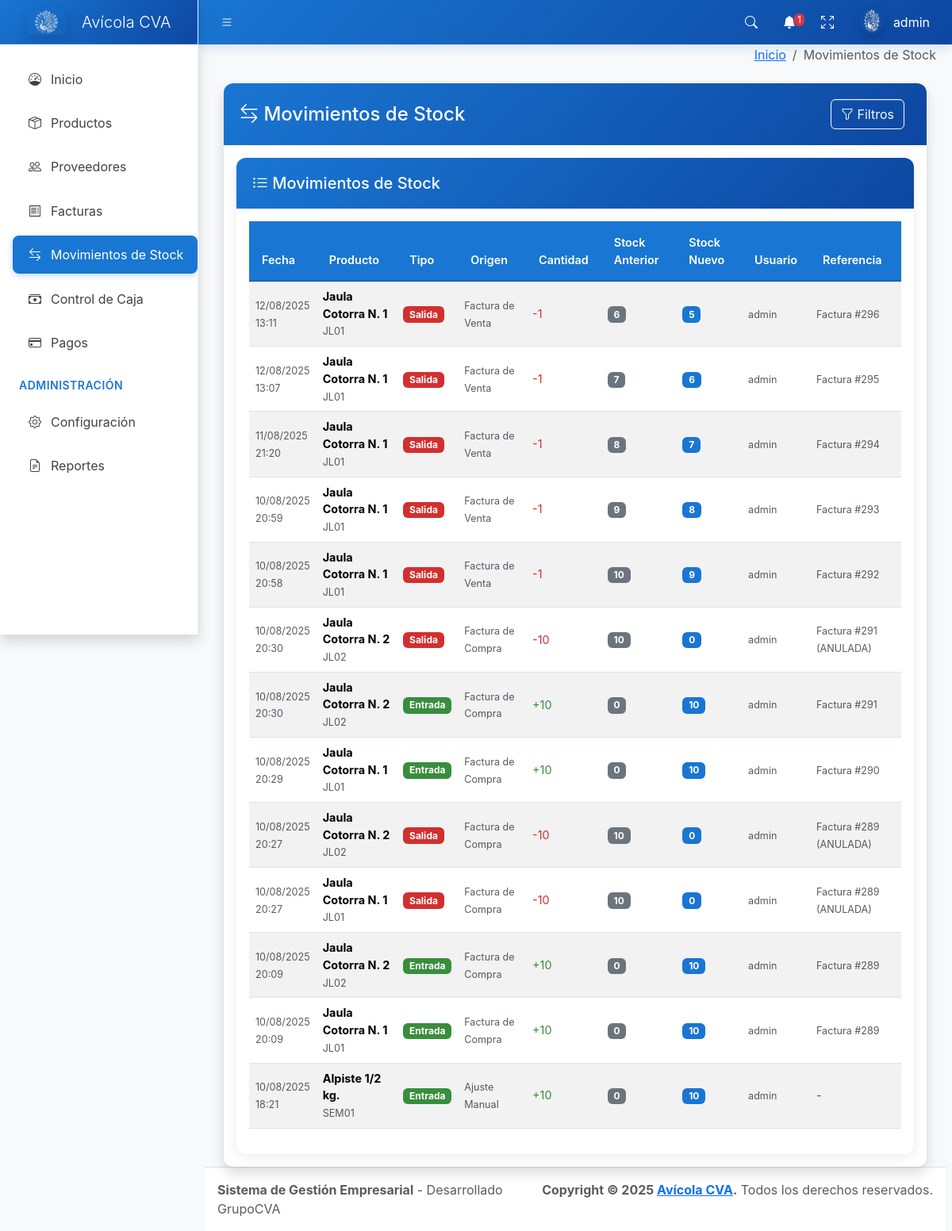
The page /stock/movimientos/ (signed in) on the database its author committed.
### core/models.py (models this page shows, shortened)
class MovimientoStock(models.Model):
    TIPO_CHOICES = [
        ('entrada', 'Entrada'),
        ('salida', 'Salida'),
        ('ajuste', 'Ajuste'),
        ('inicial', 'Stock Inicial'),
    ]
    ORIGEN_CHOICES = [
        ('factura_compra', 'Factura de Compra'),
        ('factura_venta', 'Factura de Venta'),
        ('ajuste_manual', 'Ajuste Manual'),
        ('stock_inicial', 'Stock Inicial'),
        ('devolucion', 'Devolución'),
        ('merma', 'Merma'),
    ]
    producto = models.ForeignKey(Producto, on_delete=models.CASCADE, related_name='movimientos_stock')
    tipo = models.CharField(max_length=10, choices=TIPO_CHOICES)
    origen = models.CharField(max_length=20, choices=ORIGEN_CHOICES)
    cantidad = models.IntegerField()
    stock_anterior = models.IntegerField()
    stock_nuevo = models.IntegerField()
    referencia = models.CharField(max_length=100, blank=True, null=True, help_text='Número de factura, observación, etc.')
    observacion = models.TextField(blank=True, null=True)
    usuario = models.ForeignKey(User, on_delete=models.PROTECT)
    fecha = models.DateTimeField(auto_now_add=True)
    class Meta:
        verbose_name = 'Movimiento de Stock'
        verbose_name_plural = 'Movimientos de Stock'
        ordering = ['-fecha']

class Producto(models.Model):
    codigo = models.CharField(max_length=50, unique=True)
    nombre = models.CharField(max_length=200)
    descripcion = models.TextField(blank=True, null=True)
    costo = models.IntegerField(default=0)
    precio = models.IntegerField()
    stock = models.IntegerField(default=0)
    stock_minimo = models.IntegerField(default=10)
    iva = models.IntegerField(default=10)
    activo = models.BooleanField(default=True)
    fecha_creacion = models.DateTimeField(auto_now_add=True)
    fecha_actualizacion = models.DateTimeField(auto_now=True)
    class Meta:
        verbose_name = 'Producto'
        verbose_name_plural = 'Productos'
        ordering = ['nombre']

### core/views.py (the view)
# urls.py: path('stock/movimientos/', views.stock_movimientos, name='stock_movimientos'),
@login_required
def stock_movimientos(request):
    movimientos = MovimientoStock.objects.select_related('producto', 'usuario').all().order_by('-fecha')
    q = request.GET.get('q', '')
    tipo = request.GET.get('tipo', '')
    origen = request.GET.get('origen', '')
    desde = request.GET.get('desde', '')
    hasta = request.GET.get('hasta', '')
    if q:
        movimientos = movimientos.filter(
            Q(producto__nombre__icontains=q) | Q(producto__codigo__icontains=q)
        )
    if tipo:
        movimientos = movimientos.filter(tipo=tipo)
    if origen:
        movimientos = movimientos.filter(origen=origen)
    if desde:
        movimientos = movimientos.filter(fecha__date__gte=desde)
    if hasta:
        movimientos = movimientos.filter(fecha__date__lte=hasta)
    from django.core.paginator import Paginator
    paginator = Paginator(movimientos, 50)  # 50 movimientos por página
    page_number = request.GET.get('page')
    page_obj = paginator.get_page(page_number)
    context = {
        'movimientos': page_obj,
        'tipos_movimiento': MovimientoStock.TIPO_CHOICES,
        'origenes_movimiento': MovimientoStock.ORIGEN_CHOICES,
    }
    return render(request, 'stock_movimientos.html', context)

### templates/stock_movimientos.html (shortened to what this page needs)
{% extends 'base.html' %}
{% load humanize custom_filters %}
{% block breadcrumb %}
<li class="breadcrumb-item active">Movimientos de Stock</li>
{% endblock %}
{% block content %}
<div class="container-fluid">
    <div class="card shadow">
        <div class="card-header bg-primary text-white d-flex justify-content-between align-items-center">
            <h4 class="mb-0"><i class="bi bi-arrow-left-right"></i> Movimientos de Stock</h4>
            <div class="d-flex ms-auto justify-content-end">
                <button class="btn btn-outline-light me-2" type="button" data-bs-toggle="collapse" data-bs-target="#filtros-stock" aria-expanded="false">
                  <i class="bi bi-funnel"></i> Filtros
                </button>
            </div>
        </div>
        <div class="card-body">
    <div class="card">
        <div class="card-header">
            <h5 class="mb-0">
                <i class="bi bi-list-ul"></i>
                Movimientos de Stock
            </h5>
        </div>
        <div class="card-body">
            {% if movimientos %}
            <div class="table-responsive">
                <table class="table table-striped table-hover">
                    <thead class="table-dark">
                        <tr>
                            <th>Fecha</th>
                            <th>Producto</th>
                            <th>Tipo</th>
                            <th>Origen</th>
                            <th>Cantidad</th>
                            <th>Stock Anterior</th>
                            <th>Stock Nuevo</th>
                            <th>Usuario</th>
                            <th>Referencia</th>
                        </tr>
                    </thead>
                    <tbody>
                        {% for movimiento in movimientos %}
                        <tr>
                            <td>
                                <small class="text-muted">{{ movimiento.fecha|date:"d/m/Y" }}</small><br>
                                <small class="text-muted">{{ movimiento.fecha|date:"H:i" }}</small>
                            </td>
                            <td>
                                <strong>{{ movimiento.producto.nombre }}</strong><br>
                                <small class="text-muted">{{ movimiento.producto.codigo }}</small>
                            </td>
                            <td>
                                {% if movimiento.tipo == 'entrada' %}
                                    <span class="badge bg-success">Entrada</span>
                                {% elif movimiento.tipo == 'salida' %}
                                    <span class="badge bg-danger">Salida</span>
                                {% elif movimiento.tipo == 'ajuste' %}
                                    <span class="badge bg-danger">Ajuste</span>
                                {% elif movimiento.tipo == 'inicial' %}
                                    <span class="badge bg-info">Inicial</span>
                                {% endif %}
                            </td>
                            <td>
                                <small class="text-muted">{{ movimiento.get_origen_display }}</small>
                            </td>
                            <td>
                                {% if movimiento.tipo == 'entrada' %}
                                    <span class="text-success">+{{ movimiento.cantidad }}</span>
                                {% elif movimiento.tipo == 'salida' %}
                                    <span class="text-danger">-{{ movimiento.cantidad }}</span>
                                {% else %}
                                    <span class="text-danger">{{ movimiento.cantidad }}</span>
                                {% endif %}
                            </td>
                            <td>
                                <span class="badge bg-secondary">{{ movimiento.stock_anterior }}</span>
                            </td>
                            <td>
                                <span class="badge bg-primary">{{ movimiento.stock_nuevo }}</span>
                            </td>
                            <td>
                                <small class="text-muted">{{ movimiento.usuario.username }}</small>
                            </td>
                            <td>
                                {% if movimiento.referencia %}
                                    <small class="text-muted">{{ movimiento.referencia }}</small>
                                {% else %}
                                    <span class="text-muted">-</span>
                                {% endif %}
                            </td>
                        </tr>
                        {% endfor %}
                    </tbody>
                </table>
            </div>
            {% else %}
            <div class="text-center py-5">
                <i class="bi bi-inbox display-1 text-muted"></i>
                <h4 class="text-muted mt-3">No se encontraron movimientos</h4>
                <p class="text-muted">No hay movimientos de stock que coincidan con los filtros aplicados.</p>
            </div>
            {% endif %}
        </div>
    </div>
</div>
</div>
{% endblock %}

### templates/base.html (shortened to what this page needs)
{% load static %}
<!doctype html>
<html lang="es">
  <head>
    <link
      rel="stylesheet"
      href="https://cdn.jsdelivr.net/npm/@fontsource/source-sans-3@5.0.12/index.css"
      media="print"
      onload="this.media='all'"
    />
    <link
      rel="stylesheet"
      href="https://cdn.jsdelivr.net/npm/overlayscrollbars@2.11.0/styles/overlayscrollbars.min.css"
    />
    <link
      rel="stylesheet"
      href="https://cdn.jsdelivr.net/npm/bootstrap-icons@1.13.1/font/bootstrap-icons.min.css"
    />
    <link
      href="https://cdn.jsdelivr.net/npm/bootstrap@5.3.2/dist/css/bootstrap.min.css"
      rel="stylesheet"
    />
    <link rel="stylesheet" href="{% static 'AdminLTE/dist/css/adminlte.css' %}" />
    <link
      rel="stylesheet"
      href="https://cdn.jsdelivr.net/npm/apexcharts@3.37.1/dist/apexcharts.css"
    />
    {% load static %}
    {% load humanize custom_filters %}
    {% with tema_actual=configuracion_sistema.tema_visual|default:"azul" %}
        {% if tema_actual == "azul" %}
            <link rel="stylesheet" href="{% static 'css/temas/tema-azul.css' %}" />
        {% elif tema_actual == "oscuro" %}
            <link rel="stylesheet" href="{% static 'css/temas/tema-oscuro.css' %}" />
        {% elif tema_actual == "minimalista" %}
            <link rel="stylesheet" href="{% static 'css/temas/tema-minimalista.css' %}" />
        {% else %}
            <link rel="stylesheet" href="{% static 'css/temas/tema-azul.css' %}" />
        {% endif %}
    {% endwith %}
  </head>
  <body class="layout-fixed sidebar-expand-lg sidebar-open bg-body-tertiary">
    <div class="app-wrapper">
      <nav class="app-header navbar navbar-expand bg-body">
        <div class="container-fluid">
          <ul class="navbar-nav">
            <li class="nav-item">
              <a class="nav-link" data-lte-toggle="sidebar" href="#" role="button">
                <i class="bi bi-list"></i>
              </a>
            </li>
          </ul>
          <ul class="navbar-nav ms-auto">
            <li class="nav-item">
              <a class="nav-link" data-widget="navbar-search" href="#" role="button">
                <i class="bi bi-search"></i>
              </a>
            </li>
            <li class="nav-item dropdown">
              <a class="nav-link" data-bs-toggle="dropdown" href="#">
                <i class="bi bi-bell-fill"></i>
                <span class="navbar-badge badge text-bg-danger">{{ total_alertas|default:0 }}</span>
              </a>
            </li>
            <li class="nav-item">
              <a class="nav-link" href="#" data-lte-toggle="fullscreen">
                <i data-lte-icon="maximize" class="bi bi-arrows-fullscreen"></i>
              </a>
            </li>
            <li class="nav-item dropdown user-menu">
              <a href="#" class="nav-link dropdown-toggle" data-bs-toggle="dropdown">
                <img
                  src="{% static 'img/logo.png' %}"
                  class="user-image rounded-circle shadow"
                  alt="User Image"
                />
                <span class="d-none d-md-inline">{{ user.username|default:"Usuario" }}</span>
              </a>
            </li>
          </ul>
        </div>
      </nav>
      <aside class="app-sidebar bg-body-secondary shadow" data-bs-theme="dark">
        <div class="sidebar-brand">
          <a href="{% url 'dashboard' %}" class="brand-link">
            <img
              src="{% static 'img/logo.png' %}"
              alt="Avícola CVA Logo"
              class="brand-image opacity-75 shadow"
            />
            <span class="brand-text fw-light">Avícola CVA</span>
          </a>
        </div>
        <div class="sidebar-wrapper">
          <nav class="mt-2">
                         <ul
               class="nav sidebar-menu flex-column"
               data-lte-toggle="treeview"
               role="navigation"
               aria-label="Main navigation"
               data-accordion="false"
               id="navigation"
             >
               <li class="nav-item">
                 <a href="{% url 'dashboard' %}" class="nav-link {% if request.resolver_match.url_name == 'dashboard' %}active{% endif %}">
                   <i class="nav-icon bi bi-speedometer"></i>
                   <p>Inicio</p>
                 </a>
               </li>
               <li class="nav-item">
                 <a href="{% url 'productos_list' %}" class="nav-link {% if 'producto' in request.resolver_match.url_name %}active{% endif %}">
                   <i class="nav-icon bi bi-box-seam"></i>
                   <p>Productos</p>
                 </a>
               </li>
               <li class="nav-item">
                 <a href="{% url 'proveedores_list' %}" class="nav-link {% if 'proveedor' in request.resolver_match.url_name %}active{% endif %}">
                   <i class="nav-icon bi bi-people"></i>
                   <p>Proveedores</p>
                 </a>
               </li>
              <li class="nav-item">
                <a href="{% url 'factura_list' %}" class="nav-link {% if 'factura' in request.resolver_match.url_name %}active{% endif %}">
                  <i class="nav-icon bi bi-receipt"></i>
                  <p>Facturas</p>
                </a>
              </li>
              <li class="nav-item">
                <a href="{% url 'stock_movimientos' %}" class="nav-link {% if 'stock' in request.resolver_match.url_name %}active{% endif %}">
                  <i class="nav-icon bi bi-arrow-left-right"></i>
                  <p>Movimientos de Stock</p>
                </a>
              </li>
              <li class="nav-item">
                <a href="{% url 'caja_list' %}" class="nav-link {% if 'caja' in request.resolver_match.url_name %}active{% endif %}">
                  <i class="nav-icon bi bi-cash-stack"></i>
                  <p>Control de Caja</p>
                </a>
              </li>
              <li class="nav-item">
                <a href="{% url 'pagos_dashboard' %}" class="nav-link {% if 'pagos' in request.resolver_match.url_name %}active{% endif %}">
                  <i class="nav-icon bi bi-credit-card"></i>
                  <p>Pagos</p>
                </a>
              </li>
              <li class="nav-header">ADMINISTRACIÓN</li>
              <li class="nav-item">
                <a href="{% url 'configuracion_panel' %}" class="nav-link {% if 'configuracion' in request.resolver_match.url_name %}active{% endif %}">
                  <i class="nav-icon bi bi-gear"></i>
                  <p>Configuración</p>
                </a>
              </li>
              <li class="nav-item">
                <a href="{% url 'reportes_dashboard' %}" class="nav-link {% if 'reporte' in request.resolver_match.url_name %}active{% endif %}">
                  <i class="nav-icon bi bi-file-earmark-text"></i>
                  <p>Reportes</p>
                </a>
              </li>
            </ul>
          </nav>
        </div>
      </aside>
      <div class="app-content">
        <div class="content-header">
          <div class="container-fluid">
            <div class="row mb-2">
              <div class="col-sm-6">
              </div>
              <div class="col-sm-6">
                <ol class="breadcrumb float-sm-end">
                  <li class="breadcrumb-item"><a href="{% url 'dashboard' %}">Inicio</a></li>
                  {% block breadcrumb %}{% endblock %}
                </ol>
              </div>
            </div>
          </div>
        </div>
        <div class="content">
          <div class="container-fluid">
            {% block content %}{% endblock %}
          </div>
        </div>
      </div>
      <footer class="app-footer">
        <div class="float-end d-none d-sm-inline">
          <strong>Copyright &copy; 2025 <a href="#">Avícola CVA</a>.</strong> Todos los derechos reservados.
        </div>
        <div>
          <strong>Sistema de Gestión Empresarial</strong> - Desarrollado GrupoCVA
        </div>
      </footer>
    </div>
  </body>
</html>

### rows shown on the page
MovimientoStock: fecha "12/08/2025", fecha "13:11", producto.nombre "Jaula Cotorra N. 1", producto.codigo "JL01", tipo "Salida", origen "Factura de Venta", cantidad "1", stock_anterior "6", stock_nuevo "5", usuario.username "admin", referencia "Factura #296"
MovimientoStock: fecha "12/08/2025", fecha "13:07", producto.nombre "Jaula Cotorra N. 1", producto.codigo "JL01", tipo "Salida", origen "Factura de Venta", cantidad "1", stock_anterior "7", stock_nuevo "6", usuario.username "admin", referencia "Factura #295"
MovimientoStock: fecha "11/08/2025", fecha "21:20", producto.nombre "Jaula Cotorra N. 1", producto.codigo "JL01", tipo "Salida", origen "Factura de Venta", cantidad "1", stock_anterior "8", stock_nuevo "7", usuario.username "admin", referencia "Factura #294"
MovimientoStock: fecha "10/08/2025", fecha "20:59", producto.nombre "Jaula Cotorra N. 1", producto.codigo "JL01", tipo "Salida", origen "Factura de Venta", cantidad "1", stock_anterior "9", stock_nuevo "8", usuario.username "admin", referencia "Factura #293"
MovimientoStock: fecha "10/08/2025", fecha "20:58", producto.nombre "Jaula Cotorra N. 1", producto.codigo "JL01", tipo "Salida", origen "Factura de Venta", cantidad "1", stock_anterior "10", stock_nuevo "9", usuario.username "admin", referencia "Factura #292"
MovimientoStock: fecha "10/08/2025", fecha "20:30", producto.nombre "Jaula Cotorra N. 2", producto.codigo "JL02", tipo "Salida", origen "Factura de Compra", cantidad "10", stock_anterior "10", stock_nuevo "0", usuario.username "admin", referencia "Factura #291 (ANULADA)"
MovimientoStock: fecha "10/08/2025", fecha "20:30", producto.nombre "Jaula Cotorra N. 2", producto.codigo "JL02", tipo "Entrada", origen "Factura de Compra", cantidad "10", stock_anterior "0", stock_nuevo "10", usuario.username "admin", referencia "Factura #291"
MovimientoStock: fecha "10/08/2025", fecha "20:29", producto.nombre "Jaula Cotorra N. 1", producto.codigo "JL01", tipo "Entrada", origen "Factura de Compra", cantidad "10", stock_anterior "0", stock_nuevo "10", usuario.username "admin", referencia "Factura #290"
MovimientoStock: fecha "10/08/2025", fecha "20:27", producto.nombre "Jaula Cotorra N. 2", producto.codigo "JL02", tipo "Salida", origen "Factura de Compra", cantidad "10", stock_anterior "10", stock_nuevo "0", usuario.username "admin", referencia "Factura #289 (ANULADA)"
MovimientoStock: fecha "10/08/2025", fecha "20:27", producto.nombre "Jaula Cotorra N. 1", producto.codigo "JL01", tipo "Salida", origen "Factura de Compra", cantidad "10", stock_anterior "10", stock_nuevo "0", usuario.username "admin", referencia "Factura #289 (ANULADA)"
MovimientoStock: fecha "10/08/2025", fecha "20:09", producto.nombre "Jaula Cotorra N. 2", producto.codigo "JL02", tipo "Entrada", origen "Factura de Compra", cantidad "10", stock_anterior "0", stock_nuevo "10", usuario.username "admin", referencia "Factura #289"
MovimientoStock: fecha "10/08/2025", fecha "20:09", producto.nombre "Jaula Cotorra N. 1", producto.codigo "JL01", tipo "Entrada", origen "Factura de Compra", cantidad "10", stock_anterior "0", stock_nuevo "10", usuario.username "admin", referencia "Factura #289"
MovimientoStock: fecha "10/08/2025", fecha "18:21", producto.nombre "Alpiste 1/2 kg.", producto.codigo "SEM01", tipo "Entrada", origen "Ajuste Manual", cantidad "10", stock_anterior "0", stock_nuevo "10", usuario.username "admin"

### other values the page prints
{{ total_alertas|default:0 }} "1"
{{ user.username|default:"Usuario" }} "admin"
